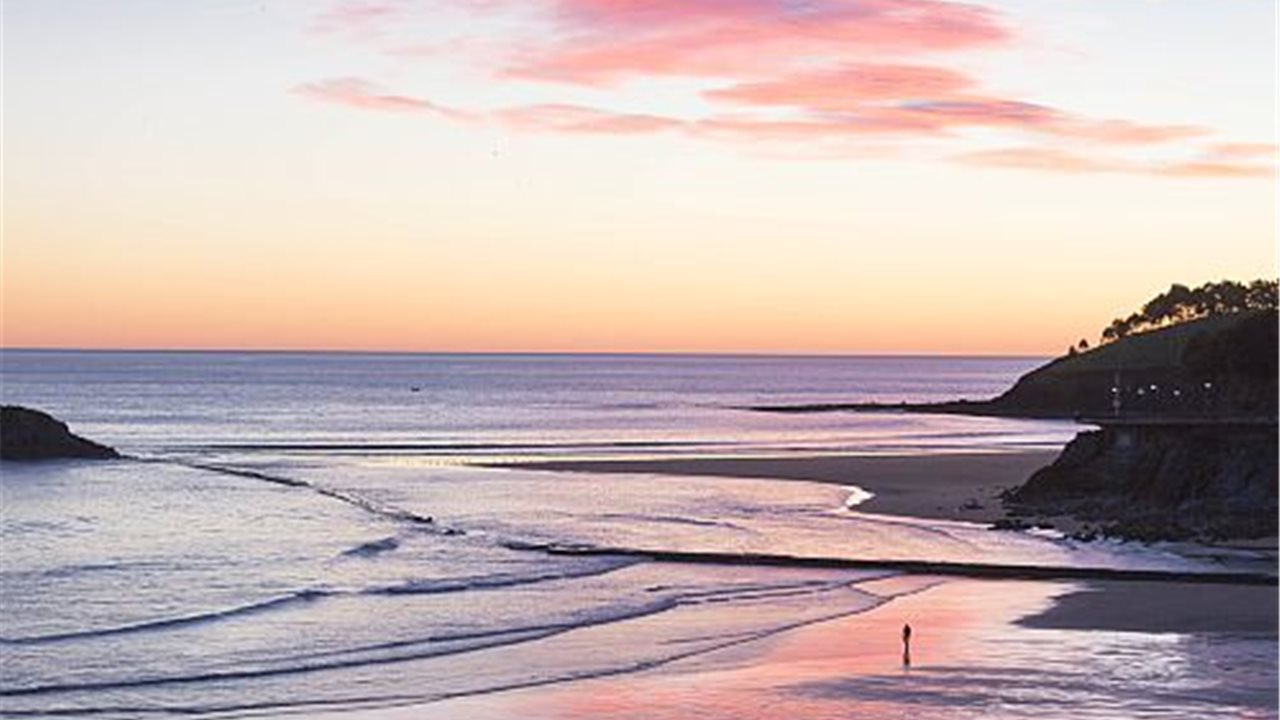
#> input picture comprecionJpg/a.jpg, 1280 x 720 px
$ python main.py
#> lines starting #> are read from the running program, lines starting #| are printed output that depends on the picture
import cv2
import numpy as np
from PIL import Image

def rgb_to_ycbcr(image):
    """
    Convierte una imagen de espacio de color RGB a YCbCr.
    La conversión se realiza usando la función cvtColor de OpenCV.
    """
    return cv2.cvtColor(image, cv2.COLOR_RGB2YCrCb)

def downsample(image_ycbcr):
    """
    Realiza el submuestreo 4:2:0 en una imagen YCbCr.
    El submuestreo 4:2:0 reduce la resolución de los componentes Cb y Cr
    para lograr una compresión de imagen.
    """
    Y, Cb, Cr = cv2.split(image_ycbcr)

    # Reducir la resolución de Cb y Cr mediante el uso de pirámides gaussianas.
    # Esto equivale a submuestreo 4:2:0 donde se disminuye la resolución
    # de los componentes de crominancia.
    Cb = cv2.pyrDown(Cb)
    Cr = cv2.pyrDown(Cr)

    return Y, Cb, Cr

def split_into_blocks(channel):
    """
    Divide una imagen (o canal) en bloques de 8x8 píxeles.
    Esto es útil para aplicar la Transformada Discreta del Coseno (DCT)
    en bloques pequeños como se hace en la compresión JPEG.
    """
    height, width = channel.shape
    blocks = []

    # Iterar sobre la imagen en pasos de 8 píxeles para extraer bloques de 8x8.
    for i in range(0, height, 8):
        for j in range(0, width, 8):
            block = channel[i:i+8, j:j+8]
            # Asegurarse de que el bloque extraído tenga el tamaño correcto (8x8).
            if block.shape == (8, 8):
                blocks.append(block)

    return blocks

def dct_2d(block):
    """
    Aplica la Transformada Discreta del Coseno (DCT) a un bloque de 8x8 píxeles.
    La DCT transforma el bloque espacial en el dominio de la frecuencia.
    """
    # Restar 128 para centrar los valores alrededor de 0 y aplicar la DCT.
    return cv2.dct(np.float32(block) - 128)

def quantize(block, quant_matrix):
    """
    Cuantiza un bloque de coeficientes DCT usando una matriz de cuantización.
    La cuantización reduce la precisión de los coeficientes DCT según la matriz.
    """
    return np.round(block / quant_matrix)

def inverse_quantize(block, quant_matrix):
    """
    Realiza la cuantización inversa multiplicando el bloque de coeficientes
    cuantizados por la matriz de cuantización.
    """
    return block * quant_matrix

def idct_2d(block):
    """
    Aplica la Transformada Inversa del Coseno Discreto (IDCT) a un bloque
    de coeficientes DCT cuantizados para obtener el bloque espacial.
    """
    # Aplicar la IDCT y sumar 128 para volver a la gama de valores originales.
    return cv2.idct(block) + 128

def combine_blocks(blocks, height, width):
    """
    Combina bloques de 8x8 píxeles en una imagen de tamaño especificado.
    """
    # Calcular el número de bloques necesarios en las dimensiones vertical y horizontal.
    num_blocks_y = height // 8
    num_blocks_x = width // 8

    # Inicializar una imagen en blanco con las dimensiones deseadas.
    image = np.zeros((height, width), dtype=np.float32)

    block_idx = 0
    # Iterar sobre la imagen para colocar los bloques en la imagen final.
    for i in range(0, height, 8):
        for j in range(0, width, 8):
            if block_idx < len(blocks):
                image[i:i+8, j:j+8] = blocks[block_idx]
                block_idx += 1
            else:
                raise IndexError("Número de bloques es menor que esperado")

    return image

def save_as_jpeg(y, cb, cr, output_filename):
    """
    Guarda una imagen YCbCr como un archivo JPEG.
    La imagen YCbCr se convierte primero a RGB antes de guardar.
    """
    # Combinar los canales Y, Cb y Cr en una imagen YCbCr.
    ycbcr = cv2.merge([y, cb, cr])
    # Convertir la imagen YCbCr a RGB.
    rgb = cv2.cvtColor(np.uint8(ycbcr), cv2.COLOR_YCrCb2RGB)
    # Crear una imagen PIL a partir de la matriz RGB y guardarla como archivo JPEG.
    image = Image.fromarray(rgb)
    image.save(output_filename, "JPEG")

def pad_image(image):
    """
    Añade padding a la imagen para que sus dimensiones sean múltiplos de 8.
    Esto es necesario para asegurarse de que la imagen pueda ser dividida en
    bloques de 8x8 sin problemas.
    """
    h, w = image.shape[:2]
    h_pad = (8 - (h % 8)) % 8
    w_pad = (8 - (w % 8)) % 8

    # Añadir padding replicando los bordes de la imagen original.
    padded_image = cv2.copyMakeBorder(image, 0, h_pad, 0, w_pad, cv2.BORDER_REPLICATE)

    return padded_image

# Cargar la imagen de archivo
image = cv2.imread('a.jpg')
#> image is the input picture: shape (720, 1280, 3); mean B, G, R 177.6, 178.2, 196.1

# Aplicar padding a la imagen para asegurar dimensiones múltiplos de 8
image = pad_image(image)

# Convertir la imagen de BGR a RGB
image_rgb = cv2.cvtColor(image, cv2.COLOR_BGR2RGB)

# Convertir la imagen RGB a YCbCr
image_ycbcr = rgb_to_ycbcr(image_rgb)
#> in rgb_to_ycbcr, `return cv2.cvtColor(image, cv2.COLOR_RGB2YCrCb)`: returned value: shape (720, 1280, 3); mean of channels 0, 1, 2 183.5, 137, 124.7

# Realizar el submuestreo de crominancia
Y, Cb, Cr = downsample(image_ycbcr)
#> in downsample, `Y, Cb, Cr = cv2.split(image_ycbcr)`:
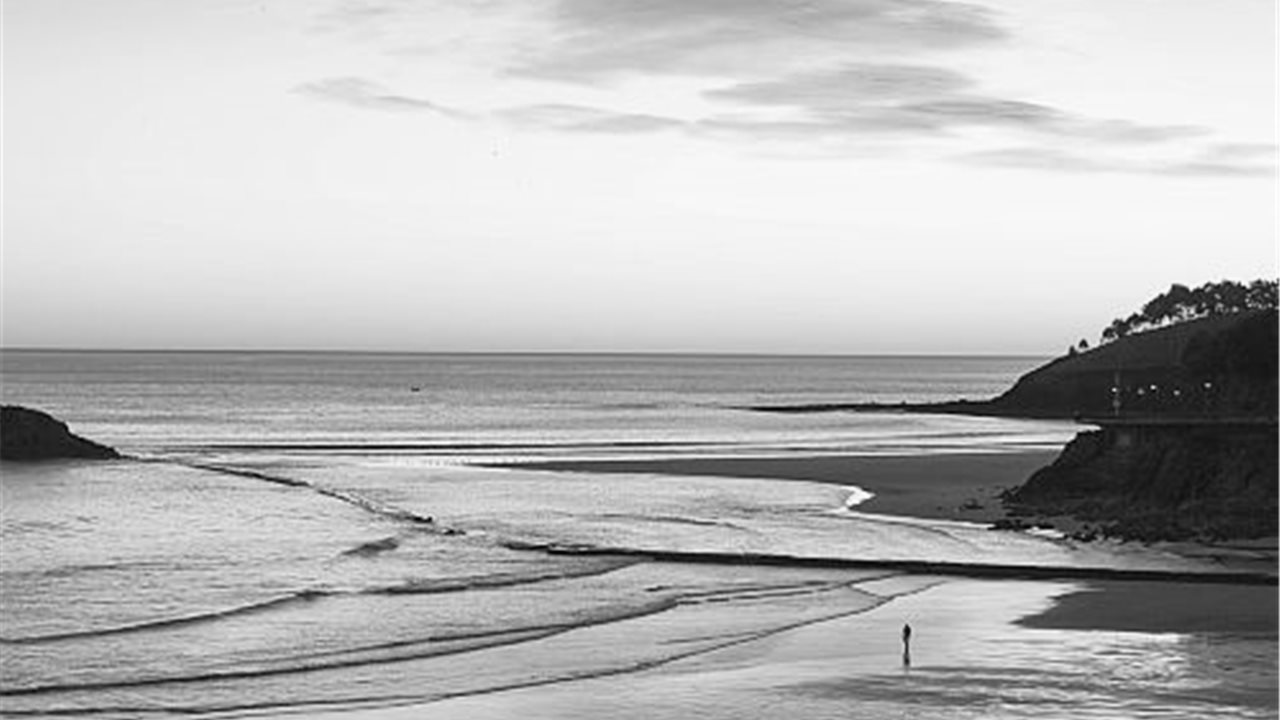
#> Y: shape (720, 1280); min 1, max 255, mean 183.5
#> in downsample, `Y, Cb, Cr = cv2.split(image_ycbcr)`:
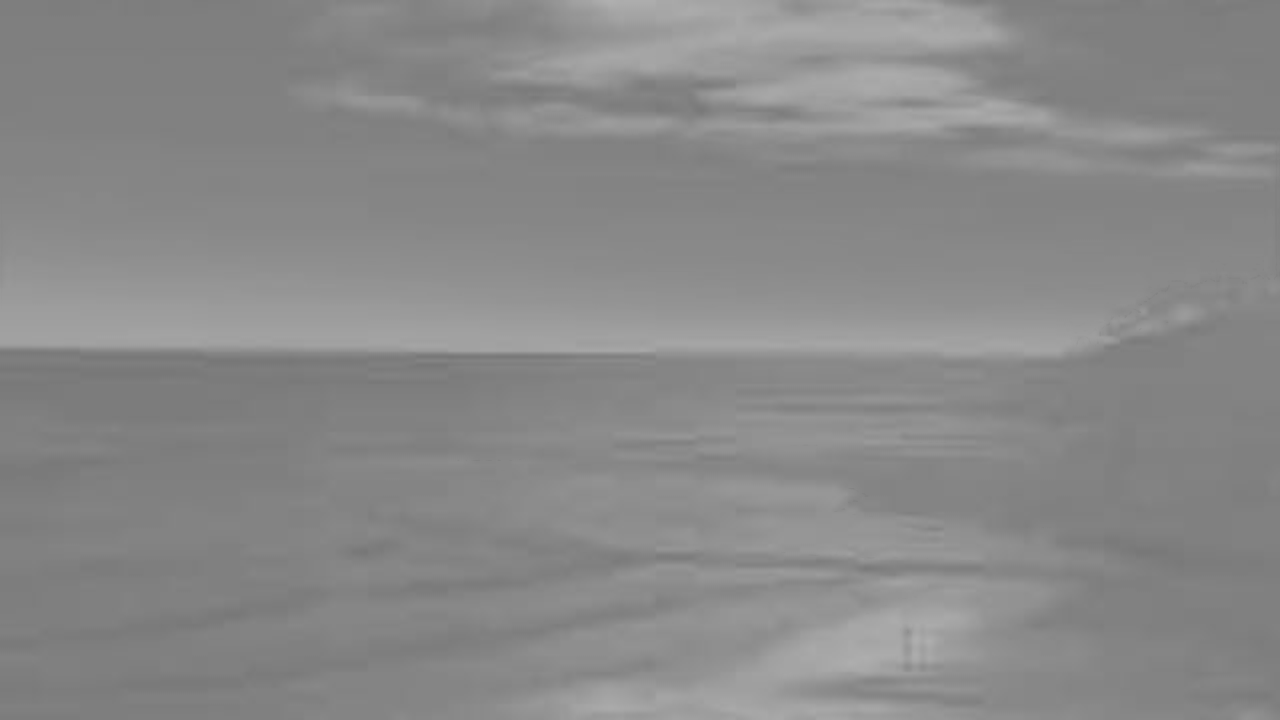
#> Cb: shape (720, 1280); min 119, max 176, mean 137
#> in downsample, `Y, Cb, Cr = cv2.split(image_ycbcr)`:
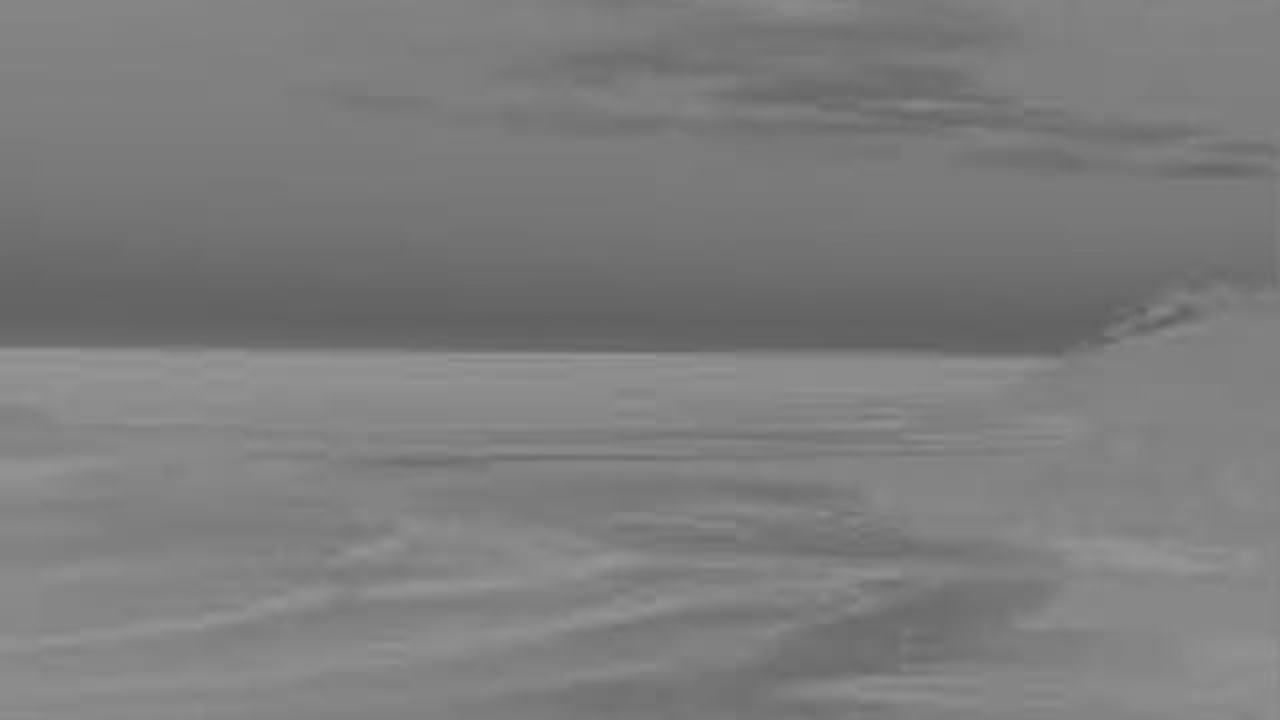
#> Cr: shape (720, 1280); min 96, max 151, mean 124.7

# Dividir cada canal en bloques de 8x8 píxeles
Y_blocks = split_into_blocks(Y)
#> after the loop in split_into_blocks, `for i in range(0, height, 8):`: blocks = 14400 items
#> Y_blocks = 14400 items
Cb_blocks = split_into_blocks(Cb)
#> Cb_blocks = 3600 items
Cr_blocks = split_into_blocks(Cr)
#> Cr_blocks = 3600 items

# Aplicar la Transformada Discreta del Coseno (DCT) a cada bloque
Y_dct = [dct_2d(block) for block in Y_blocks]
#> Y_dct = 14400 items
Cb_dct = [dct_2d(block) for block in Cb_blocks]
#> Cb_dct = 3600 items
Cr_dct = [dct_2d(block) for block in Cr_blocks]
#> Cr_dct = 3600 items

# Definir las matrices de cuantización estándar para luminancia y crominancia
quantization_matrix_luminance = np.array([
    [16, 11, 10, 16, 24, 40, 51, 61],
    [12, 12, 14, 19, 26, 58, 60, 55],
    [14, 13, 16, 24, 40, 57, 69, 56],
    [14, 17, 22, 29, 51, 87, 80, 62],
    [18, 22, 37, 56, 68, 109, 103, 77],
    [24, 35, 55, 64, 81, 104, 113, 92],
    [49, 64, 78, 87, 103, 121, 120, 101],
    [72, 92, 95, 98, 112, 100, 103, 99]
])

quantization_matrix_chrominance = np.array([
    [17, 18, 24, 47, 99, 99, 99, 99],
    [18, 21, 26, 66, 99, 99, 99, 99],
    [24, 26, 56, 99, 99, 99, 99, 99],
    [47, 66, 99, 99, 99, 99, 99, 99],
    [99, 99, 99, 99, 99, 99, 99, 99],
    [99, 99, 99, 99, 99, 99, 99, 99],
    [99, 99, 99, 99, 99, 99, 99, 99],
    [99, 99, 99, 99, 99, 99, 99, 99]
])

# Cuantizar los bloques de coeficientes DCT usando las matrices de cuantización
Y_quantized = [quantize(block, quantization_matrix_luminance) for block in Y_dct]
#> Y_quantized = 14400 items
Cb_quantized = [quantize(block, quantization_matrix_chrominance) for block in Cb_dct]
#> Cb_quantized = 3600 items
Cr_quantized = [quantize(block, quantization_matrix_chrominance) for block in Cr_dct]
#> Cr_quantized = 3600 items

# Realizar la cuantización inversa para recuperar los coeficientes DCT
Y_dequantized = [inverse_quantize(block, quantization_matrix_luminance) for block in Y_quantized]
#> Y_dequantized = 14400 items
Cb_dequantized = [inverse_quantize(block, quantization_matrix_chrominance) for block in Cb_quantized]
#> Cb_dequantized = 3600 items
Cr_dequantized = [inverse_quantize(block, quantization_matrix_chrominance) for block in Cr_quantized]
#> Cr_dequantized = 3600 items

# Aplicar la Transformada Inversa del Coseno Discreto (IDCT) a los bloques cuantizados
Y_idct = [idct_2d(block) for block in Y_dequantized]
#> Y_idct = 14400 items
Cb_idct = [idct_2d(block) for block in Cb_dequantized]
#> Cb_idct = 3600 items
Cr_idct = [idct_2d(block) for block in Cr_dequantized]
#> Cr_idct = 3600 items

# Combinar los bloques procesados en imágenes completas
Y_combined = combine_blocks(Y_idct, Y.shape[0], Y.shape[1])
#> after the loop in combine_blocks, `for i in range(0, height, 8):`: block_idx = 14400
Cb_combined = cv2.pyrUp(combine_blocks(Cb_idct, Cb.shape[0], Cb.shape[1]))
Cr_combined = cv2.pyrUp(combine_blocks(Cr_idct, Cr.shape[0], Cr.shape[1]))

# Guardar la imagen reconstruida como archivo JPEG
save_as_jpeg(Y_combined, Cb_combined, Cr_combined, 'output.jpg')
#> in save_as_jpeg, `ycbcr = cv2.merge([y, cb, cr])`:
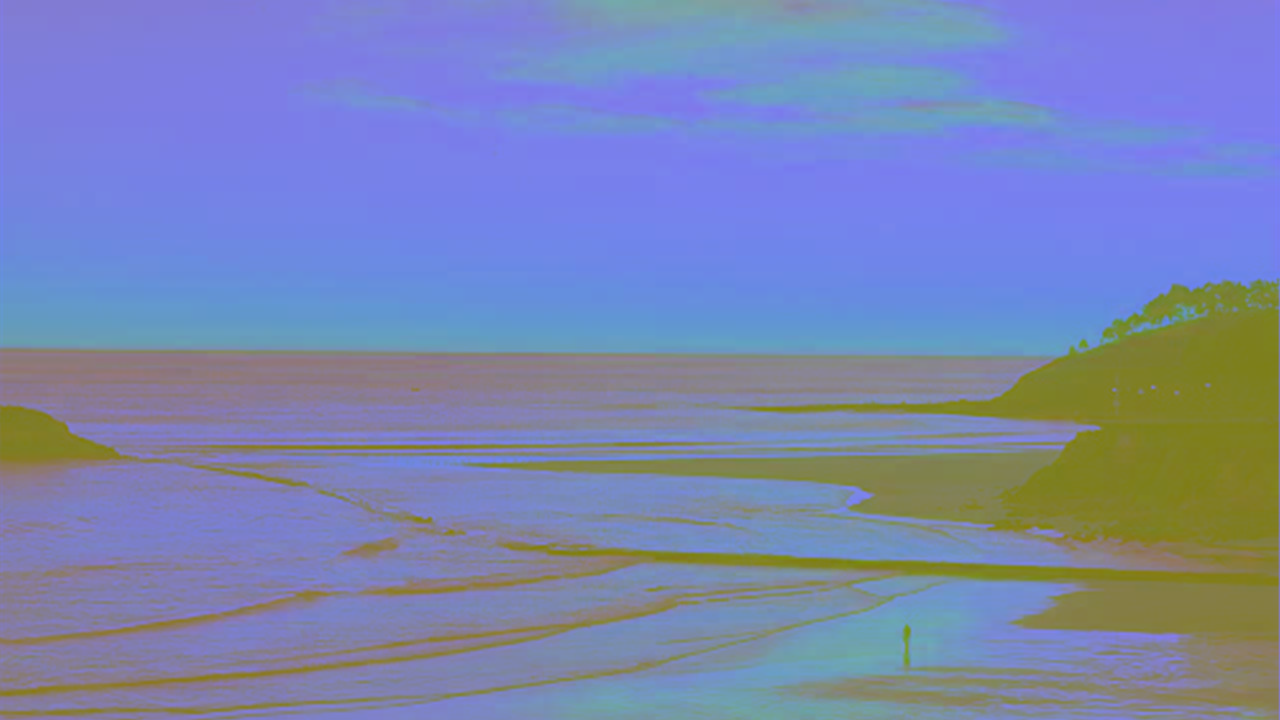
#> ycbcr: shape (720, 1280, 3) float32; mean of channels 0, 1, 2 183.4, 137.1, 124.8; drawn with min black and max white
